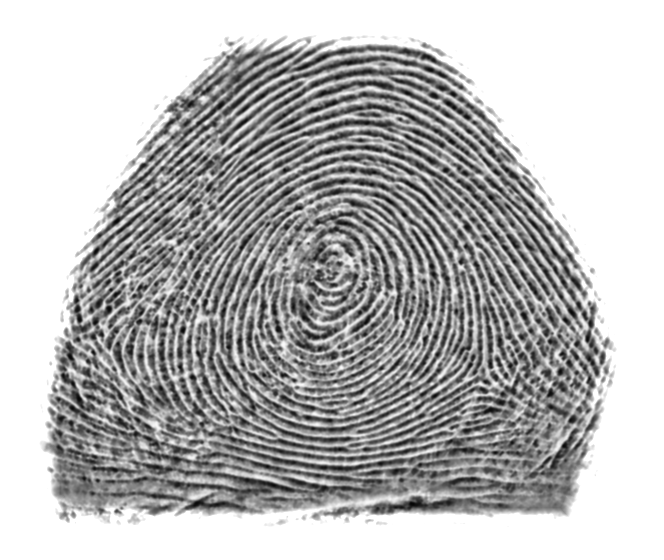
#> input picture data/DS1_sample/1/SIRE-1_1_1_HT1.bmp, 664 x 560 px
$ python -i matcher_utils.py   (imports and definitions only)   (older library calls are emulated)
#> lines starting #> are read from the running program, lines starting #| are printed output that depends on the picture
#> further down, picture is the input picture: shape (560, 664, 3); min 5, max 255, mean 184.5
import numpy as np
from skimage.draw import line
import cv2


#######
# Feature Extraction Helpers


# [13 lines left out: function get_ridge_count, not called in this run]

def compute_orientation_field(img, sigma=5):
#> called with sigma = 5
    img = img.astype(np.float32) / 255.0
    gx = cv2.Sobel(img, cv2.CV_64F, 1, 0, ksize=3)
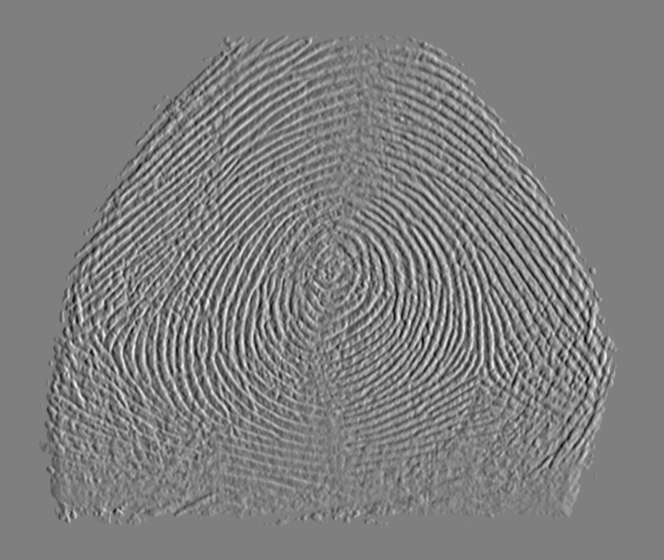
#> gx: shape (560, 664, 3) float64; min -2.57, max 2.57, mean 0; drawn with min black and max white
    gy = cv2.Sobel(img, cv2.CV_64F, 0, 1, ksize=3)
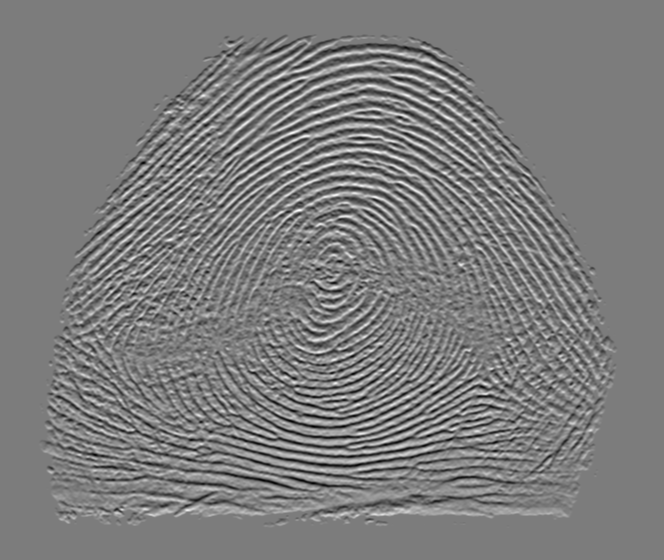
#> gy: shape (560, 664, 3) float64; min -2.49, max 2.6, mean 0; drawn with min black and max white
    gxx = cv2.GaussianBlur(gx ** 2, (0, 0), sigma)
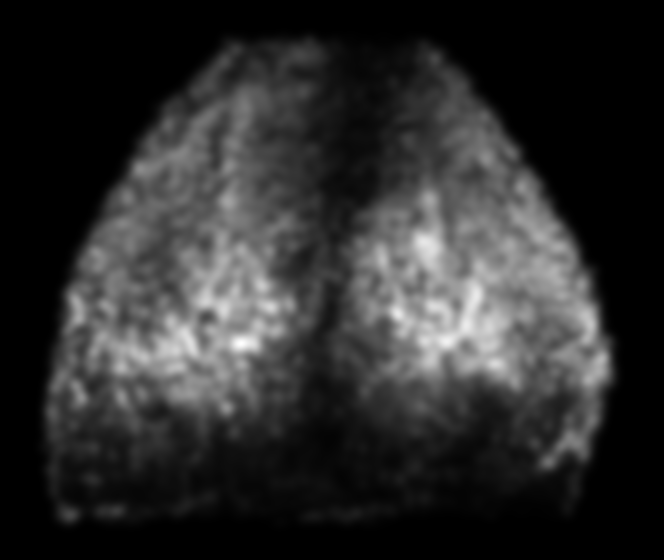
#> gxx: shape (560, 664, 3) float64; min 0, max 1.44, mean 0.255; drawn with min black and max white
    gyy = cv2.GaussianBlur(gy ** 2, (0, 0), sigma)
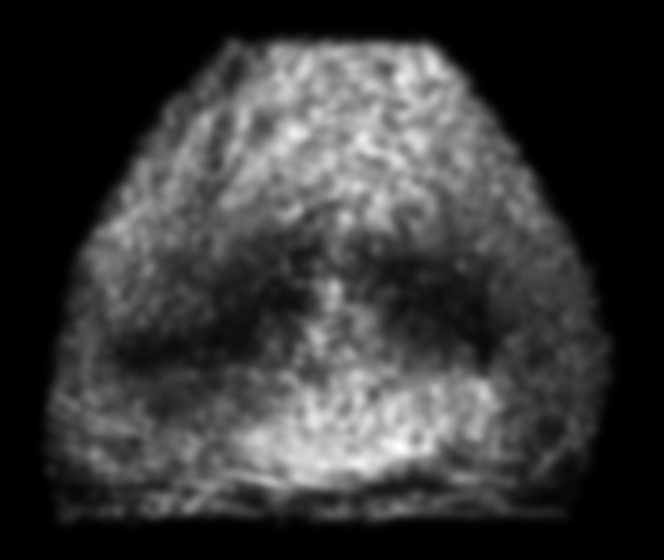
#> gyy: shape (560, 664, 3) float64; min 0, max 1.52, mean 0.33; drawn with min black and max white
    gxy = cv2.GaussianBlur(gx * gy, (0, 0), sigma)
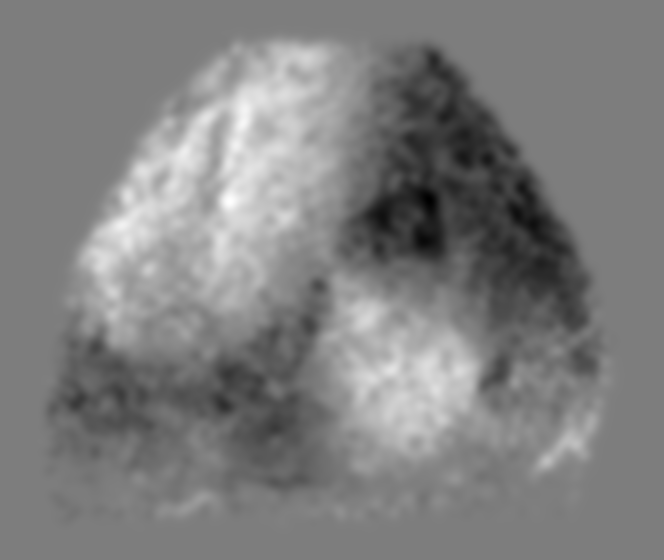
#> gxy: shape (560, 664, 3) float64; min -0.871, max 0.895, mean 0.0126; drawn with min black and max white
    theta = 0.5 * np.arctan2(2 * gxy, gxx - gyy) + (np.pi / 2)
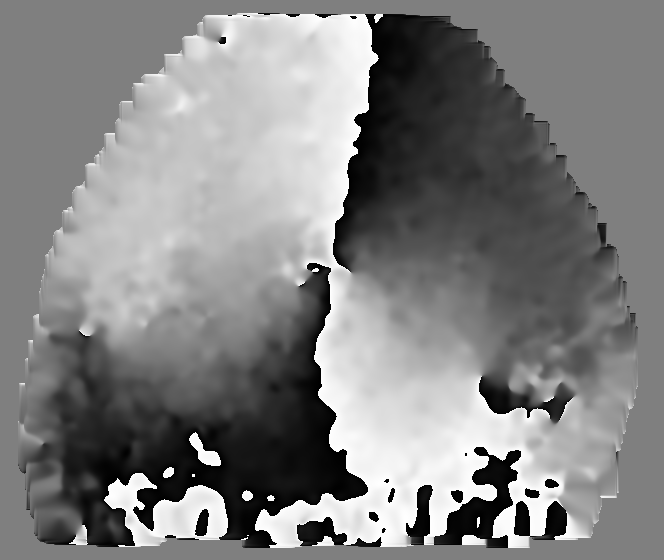
#> theta: shape (560, 664, 3) float64; min 0, max 3.14, mean 1.6; drawn with min black and max white
    return theta

# [134 lines left out: functions get_local_descriptor, precompute_ridge_counts, compute_minutia_similarity_raw, compute_compatibility_matrix, not called in this run]

# Refinement & Scoring

def signed_angle_diff(a, b):
    diff = a - b
    return (diff + np.pi) % (2 * np.pi) - np.pi

# [120 lines left out: functions expand_minutia_pairs, calculate_comparison_score, get_match_label, calculate_error_rates, find_eer, get_roc_data, not called in this run]

>>> import cv2
>>> picture = cv2.imread('../data/DS1_sample/1/SIRE-1_1_1_HT1.bmp')
>>> result = compute_orientation_field(picture)

$ run again, on data/DS1_sample/1/SIRE-1_1_1_HT2.bmp
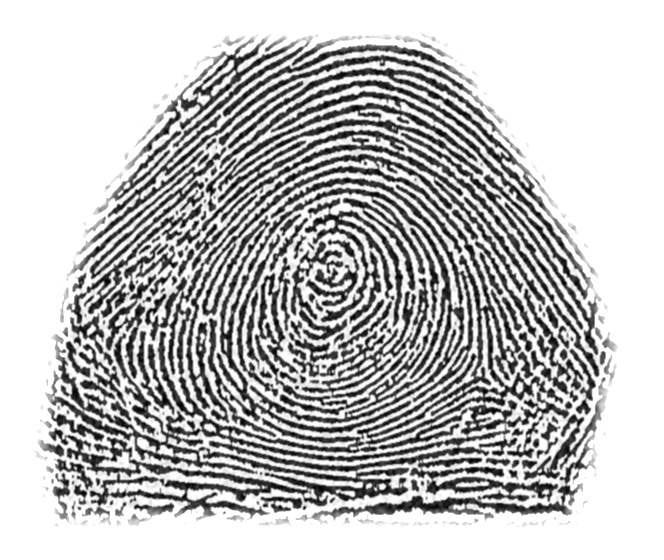
#> input picture data/DS1_sample/1/SIRE-1_1_1_HT2.bmp, 664 x 560 px
#> picture is the input picture: shape (560, 664, 3); min 0, max 255, mean 191.1
#> in compute_orientation_field, `gyy = cv2.GaussianBlur(gy ** 2, (0, 0), sigma)`:
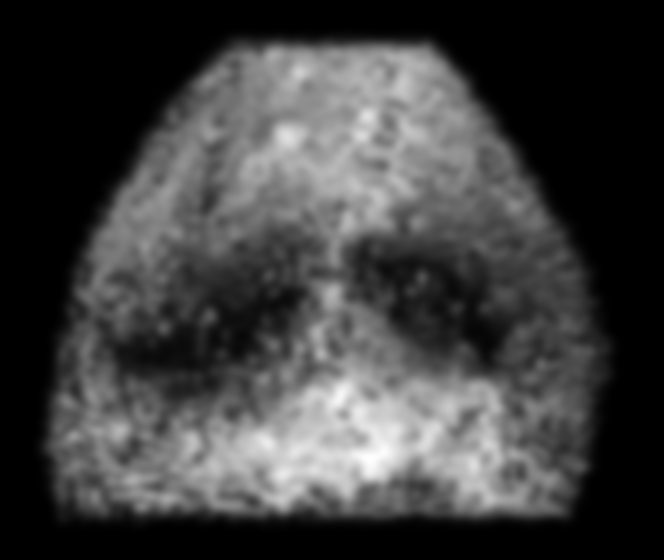
#> gyy: shape (560, 664, 3) float64; min 0, max 3.48, mean 0.86; drawn with min black and max white
#> in compute_orientation_field, `theta = 0.5 * np.arctan2(2 * gxy, gxx - gyy) + (np.pi / 2)`:
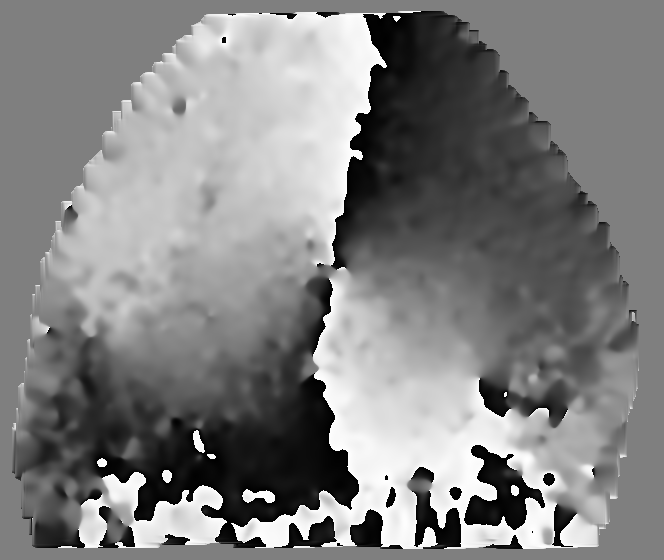
#> theta: shape (560, 664, 3) float64; min 0, max 3.14, mean 1.59; drawn with min black and max white

$ run again, on data/DS1_sample/1/SIRE-1_1_1_HT4.bmp
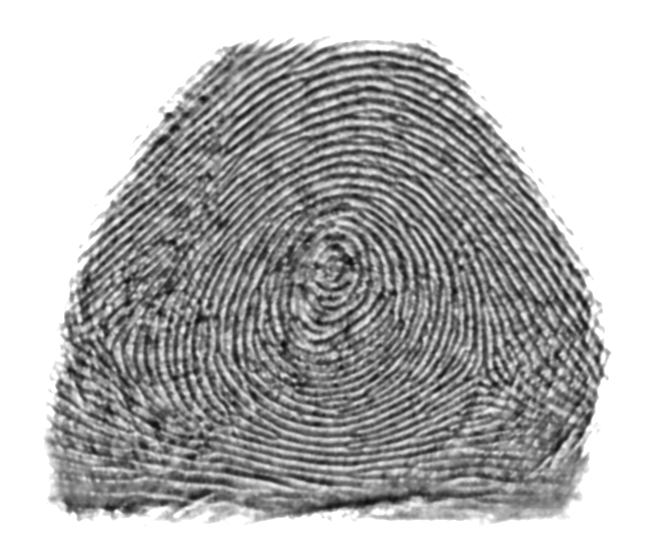
#> input picture data/DS1_sample/1/SIRE-1_1_1_HT4.bmp, 664 x 560 px
#> picture is the input picture: shape (560, 664, 3); min 8, max 255, mean 182.5
#> in compute_orientation_field, `gyy = cv2.GaussianBlur(gy ** 2, (0, 0), sigma)`:
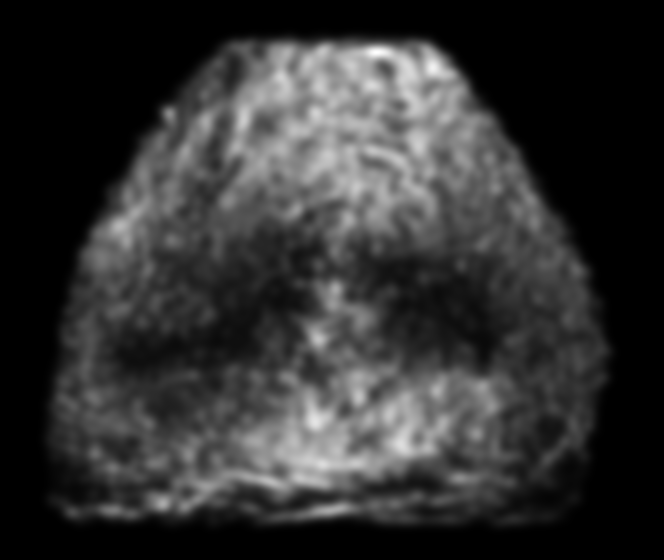
#> gyy: shape (560, 664, 3) float64; min 0, max 1.03, mean 0.202; drawn with min black and max white
#> in compute_orientation_field, `theta = 0.5 * np.arctan2(2 * gxy, gxx - gyy) + (np.pi / 2)`:
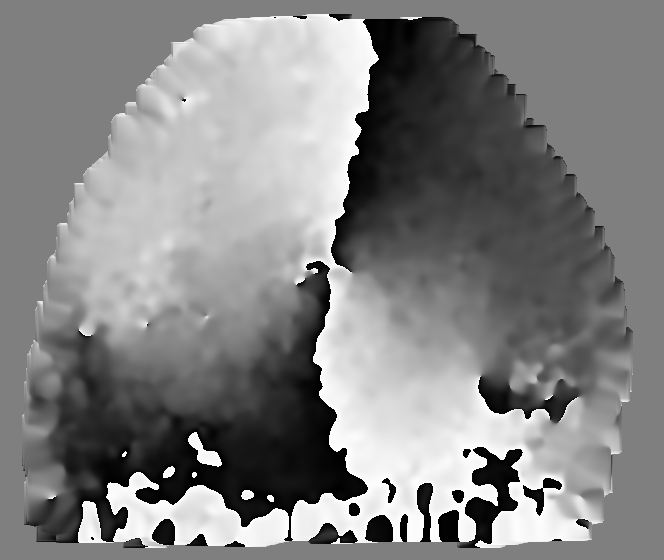
#> theta: shape (560, 664, 3) float64; min 0, max 3.14, mean 1.62; drawn with min black and max white

$ run again, on data/DS1_sample/1/SIRE-1_1_1_HT6.bmp
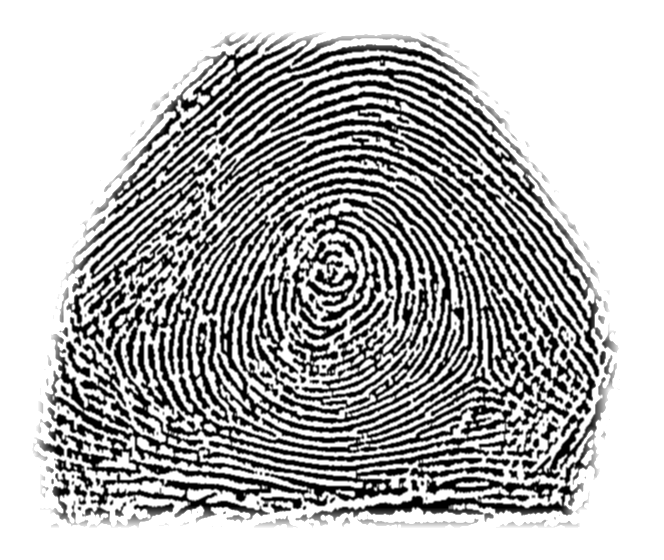
#> input picture data/DS1_sample/1/SIRE-1_1_1_HT6.bmp, 664 x 560 px
#> picture is the input picture: shape (560, 664, 3); min 0, max 255, mean 182.6
#> in compute_orientation_field, `gxy = cv2.GaussianBlur(gx * gy, (0, 0), sigma)`:
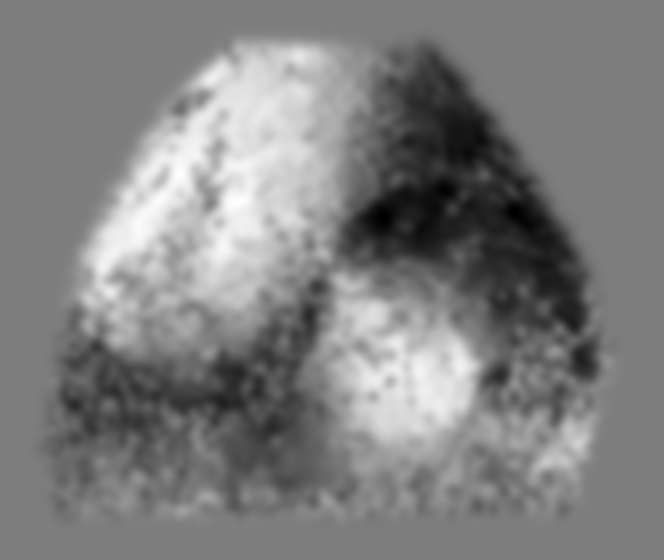
#> gxy: shape (560, 664, 3) float64; min -2.27, max 2.34, mean 0.0397; drawn with min black and max white
#> in compute_orientation_field, `theta = 0.5 * np.arctan2(2 * gxy, gxx - gyy) + (np.pi / 2)`:
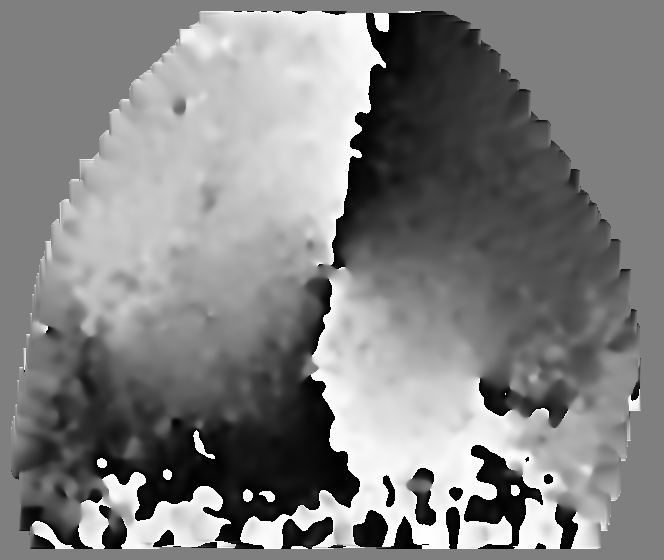
#> theta: shape (560, 664, 3) float64; min 0, max 3.14, mean 1.59; drawn with min black and max white
